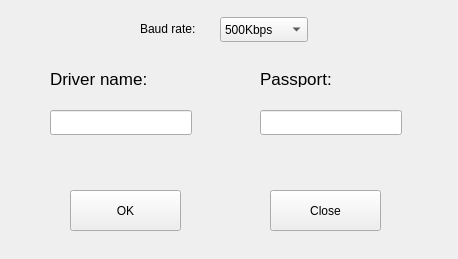
<?xml version="1.0" encoding="UTF-8"?>
<ui version="4.0">
 <class>Setup</class>
 <widget class="QWidget" name="Setup">
  <property name="geometry">
   <rect>
    <x>0</x>
    <y>0</y>
    <width>458</width>
    <height>259</height>
   </rect>
  </property>
  <property name="windowTitle">
   <string>Open CAN device</string>
  </property>
  <widget class="QPushButton" name="button_ok">
   <property name="geometry">
    <rect>
     <x>70</x>
     <y>190</y>
     <width>111</width>
     <height>41</height>
    </rect>
   </property>
   <property name="text">
    <string>OK</string>
   </property>
  </widget>
  <widget class="QPushButton" name="button_close">
   <property name="geometry">
    <rect>
     <x>270</x>
     <y>190</y>
     <width>111</width>
     <height>41</height>
    </rect>
   </property>
   <property name="text">
    <string>Close</string>
   </property>
  </widget>
  <widget class="QLabel" name="label_3">
   <property name="geometry">
    <rect>
     <x>260</x>
     <y>70</y>
     <width>131</width>
     <height>17</height>
    </rect>
   </property>
   <property name="font">
    <font>
     <pointsize>13</pointsize>
    </font>
   </property>
   <property name="text">
    <string>Passport:</string>
   </property>
  </widget>
  <widget class="QLineEdit" name="Line_passport">
   <property name="geometry">
    <rect>
     <x>260</x>
     <y>110</y>
     <width>142</width>
     <height>25</height>
    </rect>
   </property>
  </widget>
  <widget class="QComboBox" name="CB_baudrate">
   <property name="geometry">
    <rect>
     <x>220</x>
     <y>17</y>
     <width>88</width>
     <height>25</height>
    </rect>
   </property>
   <item>
    <property name="text">
     <string>500Kbps</string>
    </property>
   </item>
   <item>
    <property name="text">
     <string>1Mbps</string>
    </property>
   </item>
   <item>
    <property name="text">
     <string>750Kbps</string>
    </property>
   </item>
   <item>
    <property name="text">
     <string>250Kbps</string>
    </property>
   </item>
   <item>
    <property name="text">
     <string>100Kbps</string>
    </property>
   </item>
   <item>
    <property name="text">
     <string>50Kbps</string>
    </property>
   </item>
   <item>
    <property name="text">
     <string>10Kbps</string>
    </property>
   </item>
  </widget>
  <widget class="QLabel" name="label_2">
   <property name="geometry">
    <rect>
     <x>140</x>
     <y>20</y>
     <width>70</width>
     <height>17</height>
    </rect>
   </property>
   <property name="text">
    <string>Baud rate:</string>
   </property>
  </widget>
  <widget class="QLineEdit" name="Line_DriverName">
   <property name="geometry">
    <rect>
     <x>50</x>
     <y>110</y>
     <width>142</width>
     <height>25</height>
    </rect>
   </property>
  </widget>
  <widget class="QLabel" name="label">
   <property name="geometry">
    <rect>
     <x>50</x>
     <y>70</y>
     <width>131</width>
     <height>17</height>
    </rect>
   </property>
   <property name="font">
    <font>
     <pointsize>13</pointsize>
    </font>
   </property>
   <property name="text">
    <string>Driver name:</string>
   </property>
  </widget>
 </widget>
 <resources/>
 <connections>
  <connection>
   <sender>button_close</sender>
   <signal>clicked()</signal>
   <receiver>Setup</receiver>
   <slot>close()</slot>
   <hints>
    <hint type="sourcelabel">
     <x>319</x>
     <y>172</y>
    </hint>
    <hint type="destinationlabel">
     <x>228</x>
     <y>110</y>
    </hint>
   </hints>
  </connection>
 </connections>
</ui>
